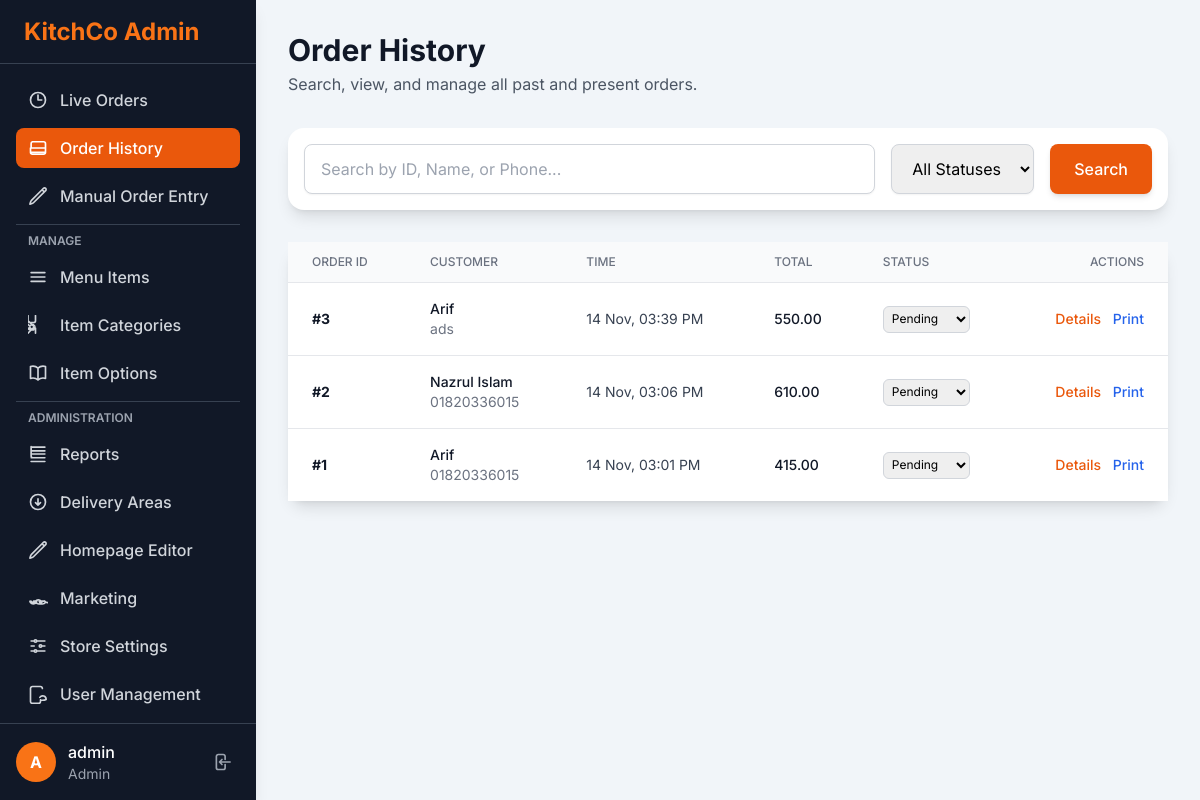
The app's page /admin/manage_orders.php (signed in), older data.
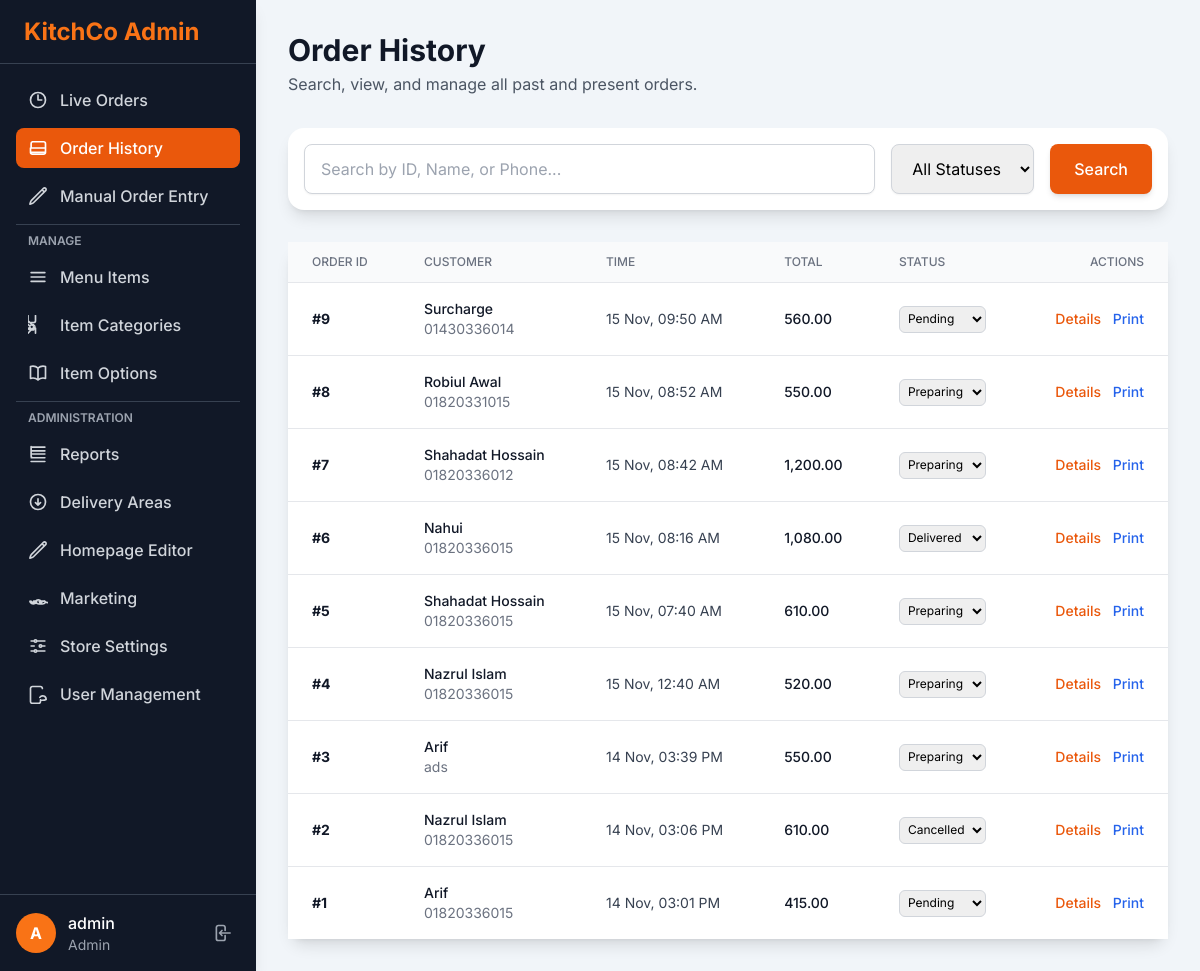
The same page, newer data.
### tables this page shows
CREATE TABLE IF NOT EXISTS `orders` (
  `id` int NOT NULL AUTO_INCREMENT,
  `customer_name` varchar(100) NOT NULL,
  `customer_phone` varchar(50) NOT NULL,
  `customer_address` text NOT NULL,
  `delivery_area_id` int NOT NULL,
  `subtotal` decimal(10,2) NOT NULL,
  `delivery_fee` decimal(10,2) NOT NULL,
  `total_amount` decimal(10,2) NOT NULL,
  `order_status` enum('Pending','Preparing','Ready','Delivered','Cancelled') NOT NULL DEFAULT 'Pending',
  `order_time` timestamp NOT NULL DEFAULT CURRENT_TIMESTAMP,
  `rider_name` varchar(100) DEFAULT NULL,
  PRIMARY KEY (`id`),
  KEY `delivery_area_id` (`delivery_area_id`)
);

### config.php (called while the page is built, shortened)
<?php
function get_csrf_token() {
    return $_SESSION['csrf_token'];
}
function e($data) {
    return htmlspecialchars($data, ENT_QUOTES, 'UTF-8');
}
?>

### admin/manage_orders.php (the view, shortened to what this page needs)
<?php
require_once('header.php');
$page_title = 'Order History';
$search_query = $_GET['search'] ?? '';
$sql = "SELECT * FROM orders";
$sql .= " ORDER BY order_time DESC LIMIT 100";
$orders = [];
$result = $db->query($sql);
if ($result) {
    while ($row = $result->fetch_assoc()) {
        $orders[] = $row;
    }
}
?>
<div class="flex flex-col sm:flex-row justify-between items-start sm:items-center mb-8">
    <div>
        <h1 class="text-3xl font-bold text-gray-900"><?php echo e($page_title); ?></h1>
        <p class="text-gray-600 mt-1">Search, view, and manage all past and present orders.</p>
    </div>
</div>
<div class="bg-white p-4 rounded-2xl shadow-lg mb-8">
    <form action="manage_orders.php" method="GET" class="flex flex-col sm:flex-row gap-4">
        <input
            type="text"
            name="search"
            placeholder="Search by ID, Name, or Phone..."
            value="<?php echo e($search_query); ?>"
            class="flex-grow px-4 py-3 border border-gray-300 rounded-lg shadow-sm focus:outline-none focus:ring-2 focus:ring-orange-500">
        <select name="status" class="px-4 py-3 border border-gray-300 rounded-lg shadow-sm focus:outline-none focus:ring-2 focus:ring-orange-500">
            <option value="">All Statuses</option>
        </select>
        <button type="submit" class="px-6 py-3 bg-orange-600 text-white font-medium rounded-lg shadow-md hover:bg-orange-700">
            Search
        </button>
    </form>
</div>
<div class="bg-white rounded-2xl shadow-lg">
    <div class="overflow-x-auto">
        <table class="min-w-full divide-y divide-gray-200">
            <thead class="bg-gray-50">
                <tr>
                    <th class="px-6 py-3 text-left text-xs font-medium text-gray-500 uppercase">Order ID</th>
                    <th class="px-6 py-3 text-left text-xs font-medium text-gray-500 uppercase">Customer</th>
                    <th class="px-6 py-3 text-left text-xs font-medium text-gray-500 uppercase">Time</th>
                    <th class="px-6 py-3 text-left text-xs font-medium text-gray-500 uppercase">Total</th>
                    <th class="px-6 py-3 text-left text-xs font-medium text-gray-500 uppercase">Status</th>
                    <th class="px-6 py-3 text-right text-xs font-medium text-gray-500 uppercase">Actions</th>
                </tr>
            </thead>
            <tbody class="bg-white divide-y divide-gray-200">
                <?php if (empty($orders)): ?>
                    <tr><td colspan="6" class="px-6 py-4 text-center text-gray-500">No orders found.</td></tr>
                <?php else: ?>
                    <?php foreach ($orders as $order): ?>
                        <tr>
                            <td class="px-6 py-4"><div class="text-sm font-bold text-gray-900">#<?php echo e($order['id']); ?></div></td>
                            <td class="px-6 py-4">
                                <div class="text-sm font-medium text-gray-900"><?php echo e($order['customer_name']); ?></div>
                                <div class="text-sm text-gray-500"><?php echo e($order['customer_phone']); ?></div>
                            </td>
                            <td class="px-6 py-4"><div class="text-sm text-gray-700"><?php echo e(date('d M, h:i A', strtotime($order['order_time']))); ?></div></td>
                            <td class="px-6 py-4"><div class="text-sm font-medium text-gray-900"><?php echo e(number_format($order['total_amount'], 2)); ?></div></td>
                            <td class="px-6 py-4">
                                <form action="manage_orders.php?<?php echo e($_SERVER['QUERY_STRING']); ?>" method="POST" class="flex items-center">
                                    <select name="new_status" class="text-xs p-1 border border-gray-300 rounded-md" onchange="this.form.submit()">
                                        <option value="Pending" <?php echo ($order['order_status'] == 'Pending') ? 'selected' : ''; ?>>Pending</option>
                                        <option value="Preparing" <?php echo ($order['order_status'] == 'Preparing') ? 'selected' : ''; ?>>Preparing</option>
                                        <option value="Delivered" <?php echo ($order['order_status'] == 'Delivered') ? 'selected' : ''; ?>>Delivered</option>
                                        <option value="Cancelled" <?php echo ($order['order_status'] == 'Cancelled') ? 'selected' : ''; ?>>Cancelled</option>
                                    </select>
                                </form>
                            </td>
                            <td class="px-6 py-4 text-right text-sm font-medium space-x-2">
                                <a href="order_details.php?id=<?php echo e($order['id']); ?>" class="text-orange-600 hover:text-orange-900">Details</a>
                                <a href="print_receipt.php?id=<?php echo e($order['id']); ?>" target="_blank" class="text-blue-600 hover:text-blue-900">Print</a>
                            </td>
                        </tr>
                    <?php endforeach; ?>
                <?php endif; ?>
            </tbody>
        </table>
    </div>
</div>
<?php
require_once('footer.php');
?>

### admin/header.php (shortened to what this page needs)
<?php
require_once('../config.php');
$user_role = $_SESSION['user_role'] ?? 'manager';
function hasAdminAccess() {
    return $_SESSION['user_role'] === 'admin';
}
$username = e($_SESSION['username']);
$user_initial = strtoupper(substr($username, 0, 1));
?>
<!DOCTYPE html>
<html lang="en">
<head>
    <script src="https://cdn.tailwindcss.com"></script>
</head>
<body class="bg-slate-100 font-sans antialiased">
    <div class="relative min-h-screen lg:flex">
        <aside id="sidebar" class="bg-gray-900 text-white w-64 fixed inset-y-0 left-0 z-50
                        transform -translate-x-full lg:translate-x-0
                        transition-transform duration-300 ease-in-out
                        flex flex-col h-screen shadow-lg">
            <div class="h-16 flex items-center px-6 border-b border-gray-700">
                <a href="live_orders.php" class="text-2xl font-bold text-orange-500">
                    KitchCo Admin
                </a>
            </div>
            <nav class="flex-1 px-4 py-4 space-y-2 overflow-y-auto">
                <a href="live_orders.php" class="flex items-center space-x-3 px-3 py-2 rounded-lg nav-link-default nav-link-active">
                    <svg xmlns="http://www.w3.org/2000/svg" fill="none" viewBox="0 0 24 24" stroke-width="2" stroke="currentColor" class="w-5 h-5"><path stroke-linecap="round" stroke-linejoin="round" d="M12 6v6h4.5m4.5 0a9 9 0 11-18 0 9 9 0 0118 0z" /></svg>
                    <span class="font-medium">Live Orders</span>
                </a>
                <a href="manage_orders.php" class="flex items-center space-x-3 px-3 py-2 rounded-lg nav-link-default">
                    <span class="font-medium">Order History</span>
                </a>
                <a href="manual_order.php" class="flex items-center space-x-3 px-3 py-2 rounded-lg nav-link-default">
                    <span class="font-medium">Manual Order Entry</span>
                </a>
                <hr class="border-gray-700 my-4">
                <p class="px-3 text-xs font-semibold text-gray-400 uppercase">Manage</p>
                <a href="manage_menu_items.php" class="flex items-center space-x-3 px-3 py-2 rounded-lg nav-link-default">
                    <svg xmlns="http://www.w3.org/2000/svg" fill="none" viewBox="0 0 24 24" stroke-width="2" stroke="currentColor" class="w-5 h-5"><path stroke-linecap="round" stroke-linejoin="round" d="M3.75 6.75h16.5M3.75 12h16.5m-16.5 5.25h16.5" /></svg>
                    <span class="font-medium">Menu Items</span>
                </a>
                <a href="manage_categories.php" class="flex items-center space-x-3 px-3 py-2 rounded-lg nav-link-default">
                    <span class="font-medium">Item Categories</span>
                </a>
                 <a href="manage_item_options.php" class="flex items-center space-x-3 px-3 py-2 rounded-lg nav-link-default">
                    <span class="font-medium">Item Options</span>
                </a>
                <?php if (hasAdminAccess()): ?>
                    <hr class="border-gray-700 my-4">
                    <p class="px-3 text-xs font-semibold text-gray-400 uppercase">Administration</p>
                    <a href="reports.php" class="flex items-center space-x-3 px-3 py-2 rounded-lg nav-link-default">
                        <svg xmlns="http://www.w3.org/2000/svg" fill="none" viewBox="0 0 24 24" stroke-width="2" stroke="currentColor" class="w-5 h-5"><path stroke-linecap="round" stroke-linejoin="round" d="M3.75 3v11.25A2.25 2.25 0 006 16.5h12M3.75 3.75h16.5M3.75 12h16.5m-16.5 4.5h16.5m-16.5 4.5h16.5M3.75 8.25h16.5" /></svg>
                        <span class="font-medium">Reports</span>
                    </a>
                    <a href="manage_delivery_areas.php" class="flex items-center space-x-3 px-3 py-2 rounded-lg nav-link-default">
                        <svg xmlns="http://www.w3.org/2000/svg" fill="none" viewBox="0 0 24 24" stroke-width="2" stroke="currentColor" class="w-5 h-5"><path stroke-linecap="round" stroke-linejoin="round" d="M9 12.75l3 3m0 0l3-3m-3 3v-7.5M21 12a9 9 0 11-18 0 9 9 0 0118 0z" /></svg>
                        <span class="font-medium">Delivery Areas</span>
                    </a>
                    <a href="homepage_manager.php" class="flex items-center space-x-3 px-3 py-2 rounded-lg nav-link-default">
                        <span class="font-medium">Homepage Editor</span>
                    </a>
                    <a href="marketing_settings.php" class="flex items-center space-x-3 px-3 py-2 rounded-lg nav-link-default">
                        <span class="font-medium">Marketing</span>
                    </a>
                    <a href="site_settings.php" class="flex items-center space-x-3 px-3 py-2 rounded-lg nav-link-default">
                        <span class="font-medium">Store Settings</span>
                    </a>
                    <a href="manage_users.php" class="flex items-center space-x-3 px-3 py-2 rounded-lg nav-link-default">
                        <span class="font-medium">User Management</span>
                    </a>
                <?php endif; ?>
            </nav>
            <div class="p-4 border-t border-gray-700">
                <div class="flex items-center justify-between">
                    <div class="flex items-center space-x-3">
                        <div class="w-10 h-10 rounded-full bg-orange-500 flex items-center justify-center font-bold">
                            <?php echo e($user_initial); ?>
                        </div>
                        <div>
                            <div class="font-medium"><?php echo e($username); ?></div>
                            <div class="text-sm text-gray-400 capitalize"><?php echo e($user_role); ?></div>
                        </div>
                    </div>
                    <a href="logout.php?csrf_token=<?php echo e(get_csrf_token()); ?>" title="Logout" class="p-2 rounded-lg text-gray-400 hover:bg-gray-700 hover:text-white">
                    </a>
                </div>
            </div>
        </aside>
        <main class="flex-1 lg:ml-64">
            <div class="p-6 lg:p-8">

### admin/footer.php (shortened to what this page needs)
            </div>
        </main>
    </div>
</body>
</html>

### admin/header.php (style rules this page uses)
.nav-link-active { background-color: #ea580c; color: #ffffff; }
.nav-link-default { color: #d1d5db; }

Row changes from the older to the newer data that the page shows:
added orders: id "9", customer_name "Surcharge", customer_phone "01430336014", order_time "15 Nov, 09:50 AM", total_amount "560.00", new_status "Pending"
added orders: id "8", customer_name "Robiul Awal", customer_phone "01820331015", order_time "15 Nov, 08:52 AM", total_amount "550.00", new_status "Preparing"
added orders: id "7", customer_name "Shahadat Hossain", customer_phone "01820336012", order_time "15 Nov, 08:42 AM", total_amount "1,200.00", new_status "Preparing"
added orders: id "6", customer_name "Nahui", customer_phone "01820336015", order_time "15 Nov, 08:16 AM", total_amount "1,080.00", new_status "Delivered"
added orders: id "5", customer_name "Shahadat Hossain", customer_phone "01820336015", order_time "15 Nov, 07:40 AM", total_amount "610.00", new_status "Preparing"
added orders: id "4", customer_name "Nazrul Islam", customer_phone "01820336015", order_time "15 Nov, 12:40 AM", total_amount "520.00", new_status "Preparing"
changed orders "ads": new_status "Pending" → "Preparing"
changed orders "14 Nov, 03:06 PM": new_status "Pending" → "Cancelled"
